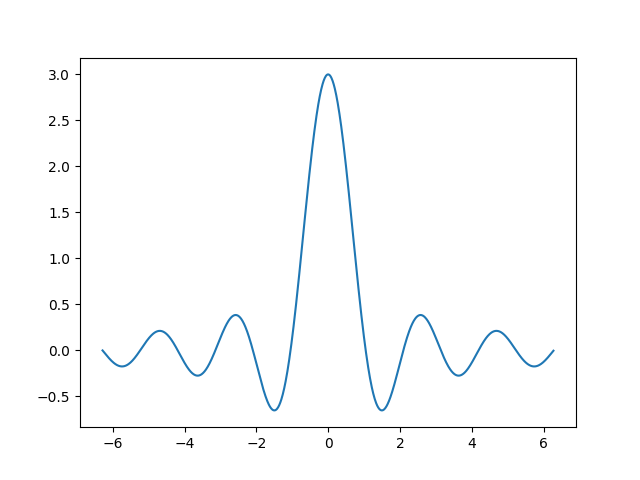

The Python source for this figure:
import numpy as np
import matplotlib.pyplot as plt

x = np.arange(-2*np.pi,2*np.pi,0.01)
y = np.sin(3*x)/x
plt.plot(x,y)
plt.show()
